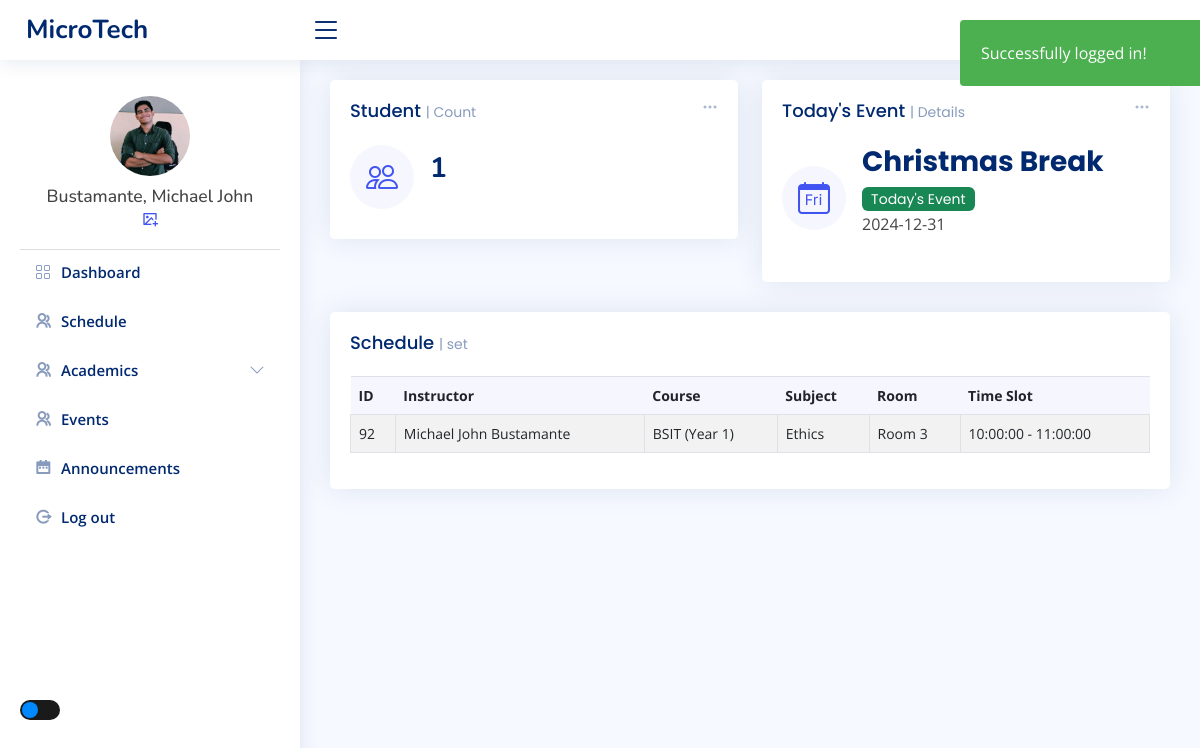
/admin/index2.php (signed in), run on an earlier commit of the app's database.
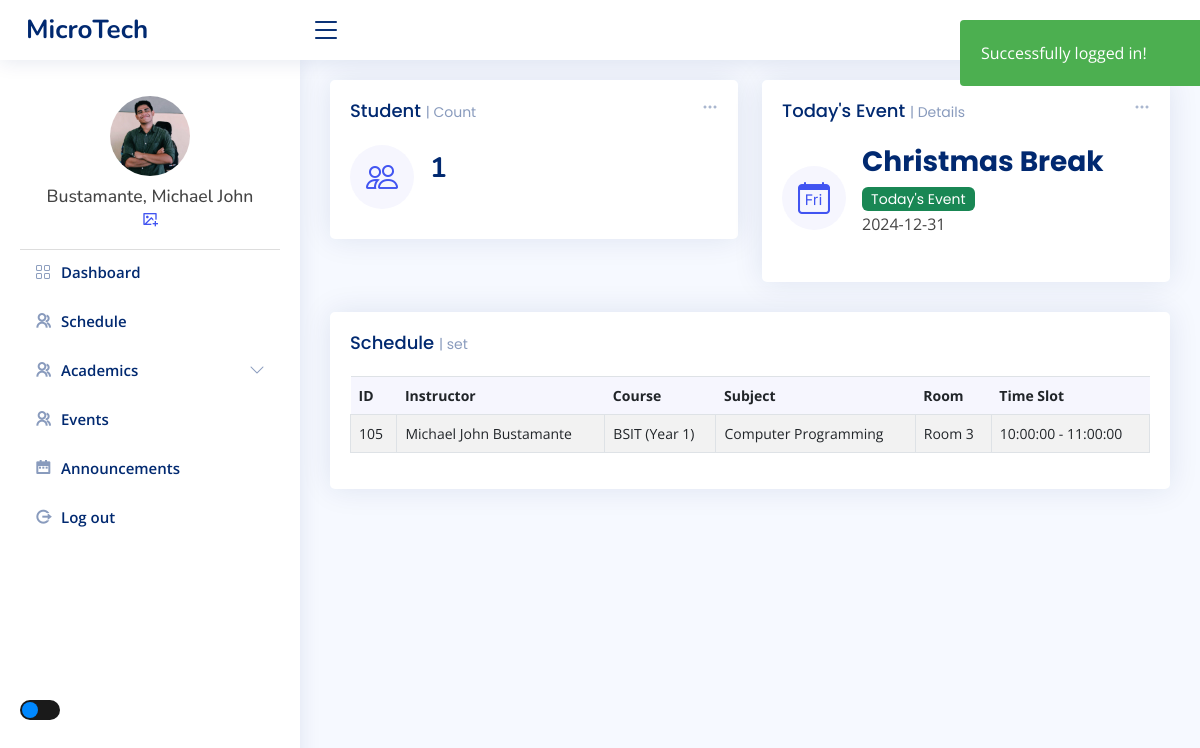
And on a later commit of the database.
### tables this page shows
CREATE TABLE `tbl_schedule` (
  `schedule_id` int(11) NOT NULL,
  `instructor_id` int(20) NOT NULL,
  `course_id` int(11) NOT NULL,
  `subject_id` int(11) NOT NULL,
  `room_id` int(11) NOT NULL,
  `time_id` int(11) NOT NULL,
  `day_id` int(11) NOT NULL
);

CREATE TABLE `tbl_subjects` (
  `id` int(11) NOT NULL,
  `year` int(11) NOT NULL,
  `semester` int(11) NOT NULL,
  `code` varchar(50) NOT NULL,
  `description` varchar(50) NOT NULL,
  `lec` int(11) NOT NULL,
  `lab` int(11) NOT NULL,
  `unit` int(11) NOT NULL,
  `pre_req` varchar(50) NOT NULL,
  `total` int(11) NOT NULL,
  `course` varchar(50) NOT NULL
);

CREATE TABLE `tbl_rooms` (
  `room_id` int(11) NOT NULL,
  `room_name` varchar(50) DEFAULT NULL
);

### admin/index2.php (the view, shortened to what the changed rows need)
<?php
include_once "../templates/header2.php";
include_once "includes/connect.php";
$userid = $_SESSION["login"];
function fetchSchedules($user_id)
{
    global $conn;
    $stmt = $conn->prepare("
        SELECT s.schedule_id,
               CONCAT(u.user_fname, ' ', u.user_lname) AS instructor_name,
               CONCAT(c.course_description, ' (Year ', c.course_year, ')') AS course_description,
               sb.description AS subject_description,
               r.room_name,
               CONCAT(t.start_time, ' - ', t.end_time) AS time_slot
        FROM tbl_schedule s
        JOIN tbl_users u ON s.instructor_id = u.user_id
        JOIN tbl_course c ON s.course_id = c.course_id
        JOIN tbl_subjects sb ON s.subject_id = sb.id
        JOIN tbl_rooms r ON s.room_id = r.room_id
        JOIN tbl_sched_time t ON s.time_id = t.time_id
        WHERE s.instructor_id = :userid
    ");
    $stmt->bindParam(':userid', $user_id, PDO::PARAM_INT);
    $stmt->execute();
    return $stmt->fetchAll(PDO::FETCH_ASSOC);
}
$schedules = fetchSchedules($userid);
?>
<main id="main" class="main">
    <section class="section dashboard">
        <div class="row">
            <div class="col-lg-12">
                <div class="row">
                    <div class="col-12">
                        <div class="card recent-sales overflow-auto">
                            <div class="card-body">
                                <table id="scheduleTable" class="table table-striped table-bordered">
                                    <thead>
                                        <tr>
                                            <th scope="col">ID</th>
                                            <th scope="col">Instructor</th>
                                            <th scope="col">Course</th>
                                            <th scope="col">Subject</th>
                                            <th scope="col">Room</th>
                                            <th scope="col">Time Slot</th>
                                        </tr>
                                    </thead>
                                    <tbody>
                                        <?php foreach ($schedules as $schedule): ?>
                                            <tr>
                                                <td><?= htmlspecialchars($schedule['schedule_id']) ?></td>
                                                <td><?= htmlspecialchars($schedule['instructor_name']) ?></td>
                                                <td><?= htmlspecialchars($schedule['course_description']) ?></td>
                                                <td><?= htmlspecialchars($schedule['subject_description']) ?></td>
                                                <td><?= htmlspecialchars($schedule['room_name']) ?></td>
                                                <td><?= htmlspecialchars($schedule['time_slot']) ?></td>
                                            </tr>
                                        <?php endforeach; ?>
                                    </tbody>
                                </table>
                            </div>
                        </div>
                    </div>
                </div>
            </div>
        </div>
    </section>
</main>
<?php
include_once "../templates/footer.php";
?>

What changed in the data, as far as the page shows it:
removed tbl_schedule: schedule_id "92", instructor_name "Michael John Bustamante", course_description "BSIT (Year 1)", subject.description "Ethics", room.room_name "Room 3", time_slot "10:00:00 - 11:00:00"
added tbl_schedule: schedule_id "105", instructor_name "Michael John Bustamante", course_description "BSIT (Year 1)", subject.description "Computer Programming", room.room_name "Room 3", time_slot "10:00:00 - 11:00:00"
